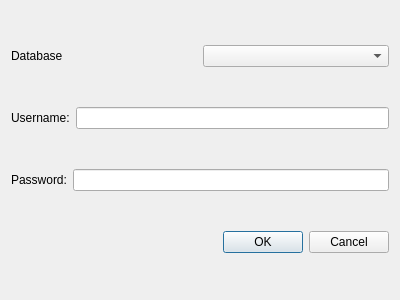
<?xml version="1.0" encoding="UTF-8"?>
<ui version="4.0">
 <class>LoginDialog</class>
 <widget class="QDialog" name="LoginDialog">
  <property name="geometry">
   <rect>
    <x>0</x>
    <y>0</y>
    <width>400</width>
    <height>300</height>
   </rect>
  </property>
  <property name="windowTitle">
   <string>Dialog</string>
  </property>
  <layout class="QVBoxLayout" name="verticalLayout">
   <item>
    <layout class="QHBoxLayout" name="horizontalLayout_3">
     <item>
      <widget class="QLabel" name="label_3">
       <property name="text">
        <string>Database</string>
       </property>
      </widget>
     </item>
     <item>
      <widget class="QComboBox" name="dbDropdown"/>
     </item>
    </layout>
   </item>
   <item>
    <layout class="QHBoxLayout" name="horizontalLayout">
     <item>
      <widget class="QLabel" name="label">
       <property name="text">
        <string>Username:</string>
       </property>
      </widget>
     </item>
     <item>
      <widget class="QLineEdit" name="username"/>
     </item>
    </layout>
   </item>
   <item>
    <layout class="QHBoxLayout" name="horizontalLayout_2">
     <item>
      <widget class="QLabel" name="label_2">
       <property name="text">
        <string>Password:</string>
       </property>
      </widget>
     </item>
     <item>
      <widget class="QLineEdit" name="password"/>
     </item>
    </layout>
   </item>
   <item>
    <widget class="QDialogButtonBox" name="buttonBox">
     <property name="orientation">
      <enum>Qt::Horizontal</enum>
     </property>
     <property name="standardButtons">
      <set>QDialogButtonBox::Cancel|QDialogButtonBox::Ok</set>
     </property>
    </widget>
   </item>
  </layout>
 </widget>
 <resources/>
 <connections>
  <connection>
   <sender>buttonBox</sender>
   <signal>rejected()</signal>
   <receiver>LoginDialog</receiver>
   <slot>reject()</slot>
   <hints>
    <hint type="sourcelabel">
     <x>316</x>
     <y>260</y>
    </hint>
    <hint type="destinationlabel">
     <x>286</x>
     <y>274</y>
    </hint>
   </hints>
  </connection>
 </connections>
</ui>
